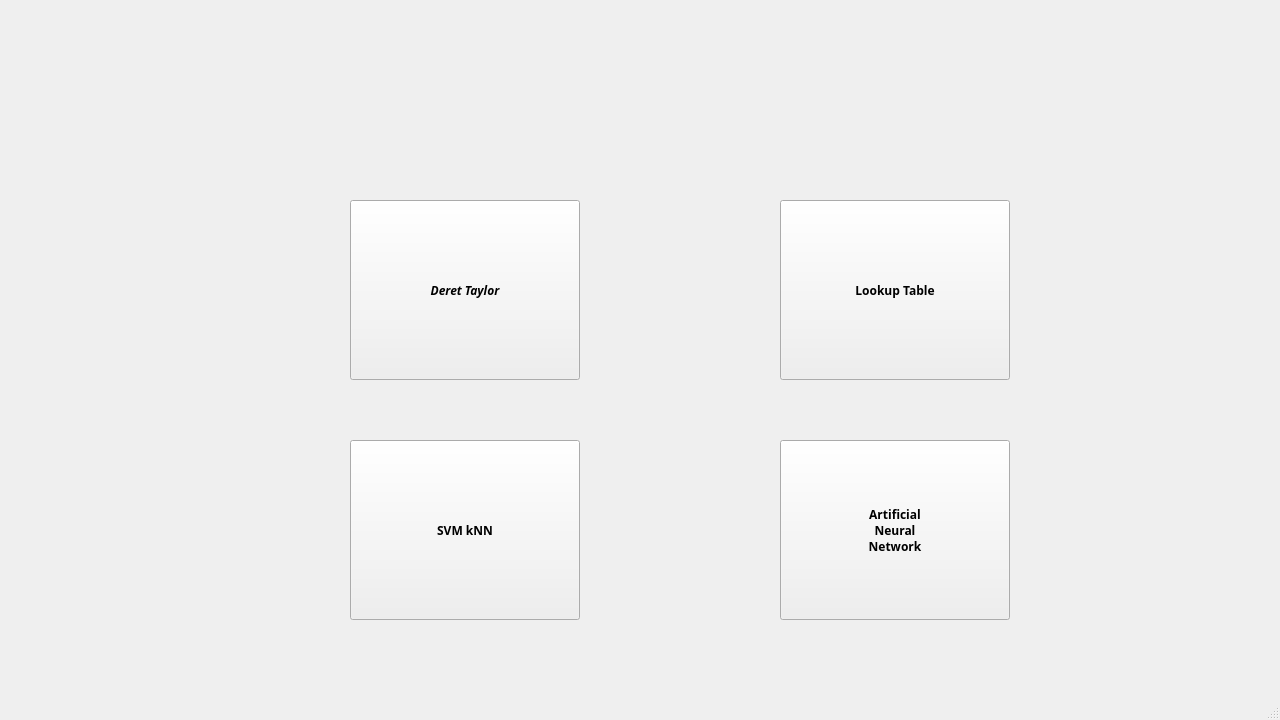
<?xml version="1.0" encoding="UTF-8"?>
<ui version="4.0">
 <class>HomepageWindow</class>
 <widget class="QMainWindow" name="HomepageWindow">
  <property name="geometry">
   <rect>
    <x>0</x>
    <y>0</y>
    <width>1280</width>
    <height>720</height>
   </rect>
  </property>
  <property name="font">
   <font>
    <family>Poppins</family>
    <weight>75</weight>
    <bold>true</bold>
   </font>
  </property>
  <property name="windowTitle">
   <string>MainWindow</string>
  </property>
  <widget class="QWidget" name="centralwidget">
   <widget class="QPushButton" name="pushButtonTaylor">
    <property name="geometry">
     <rect>
      <x>350</x>
      <y>200</y>
      <width>230</width>
      <height>180</height>
     </rect>
    </property>
    <property name="font">
     <font>
      <family>Poppins</family>
      <weight>75</weight>
      <italic>true</italic>
      <bold>true</bold>
     </font>
    </property>
    <property name="text">
     <string>Deret Taylor</string>
    </property>
   </widget>
   <widget class="QPushButton" name="pushButtonLookup">
    <property name="geometry">
     <rect>
      <x>780</x>
      <y>200</y>
      <width>230</width>
      <height>180</height>
     </rect>
    </property>
    <property name="text">
     <string>Lookup Table</string>
    </property>
   </widget>
   <widget class="QPushButton" name="pushButtonSVMKNN">
    <property name="geometry">
     <rect>
      <x>350</x>
      <y>440</y>
      <width>230</width>
      <height>180</height>
     </rect>
    </property>
    <property name="text">
     <string>SVM kNN</string>
    </property>
   </widget>
   <widget class="QPushButton" name="pushButtonANN">
    <property name="geometry">
     <rect>
      <x>780</x>
      <y>440</y>
      <width>230</width>
      <height>180</height>
     </rect>
    </property>
    <property name="text">
     <string>Artificial 
Neural
Network</string>
    </property>
   </widget>
  </widget>
  <widget class="QMenuBar" name="menubar">
   <property name="geometry">
    <rect>
     <x>0</x>
     <y>0</y>
     <width>1280</width>
     <height>27</height>
    </rect>
   </property>
  </widget>
  <widget class="QStatusBar" name="statusbar"/>
 </widget>
 <resources/>
 <connections/>
</ui>
